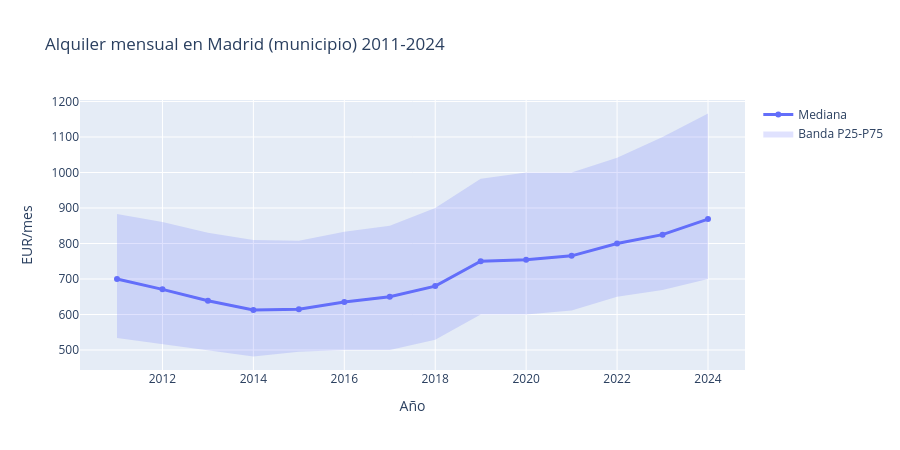

Source (notebook cell):
### Markdown cell above
## 3. Madrid: evolucion alquiler municipio + banda P25-P75

### Code cell
df_mad = query("""
    SELECT year,
        monthly_rent_median_collective as mediana,
        monthly_rent_p25_collective as p25,
        monthly_rent_p75_collective as p75,
        rent_m2_median_collective as eur_m2
    FROM rentals
    WHERE level = 'municipio' AND name = 'Madrid'
    ORDER BY year
""").to_pandas()

fig = go.Figure()
fig.add_trace(go.Scatter(
    x=df_mad["year"], y=df_mad["p75"], mode="lines", name="P75",
    line=dict(width=0), showlegend=False,
))
fig.add_trace(go.Scatter(
    x=df_mad["year"], y=df_mad["p25"], mode="lines", name="Banda P25-P75",
    fill="tonexty", fillcolor="rgba(99,110,250,0.2)", line=dict(width=0),
))
fig.add_trace(go.Scatter(
    x=df_mad["year"], y=df_mad["mediana"], mode="lines+markers", name="Mediana",
    line=dict(color="rgb(99,110,250)", width=3),
))
fig.update_layout(
    title="Alquiler mensual en Madrid (municipio) 2011-2024",
    xaxis_title="Año", yaxis_title="EUR/mes",
    hovermode="x unified", width=900, height=450,
)
fig.show()

### Figure 1 — Plotly figure (JSON) as saved in the notebook; plotly's stock layout.template omitted (floating-point values rounded to 4 significant figures)
{"data": [{"line": {"width": 0}, "mode": "lines", "name": "P75", "showlegend": false, "type": "scatter", "x": [2011, 2012, 2013, 2014, 2015, 2016, 2017, 2018, 2019, 2020, 2021, 2022, 2023, 2024], "y": [883.3, 860.9, 830.0, 810.0, 808.0, 833.3, 850.0, 900.0, 982.4, 1000.0, 1000.0, 1042.0, 1100.0, 1166.0]}, {"fill": "tonexty", "fillcolor": "rgba(99,110,250,0.2)", "line": {"width": 0}, "mode": "lines", "name": "Banda P25-P75", "type": "scatter", "x": [2011, 2012, 2013, 2014, 2015, 2016, 2017, 2018, 2019, 2020, 2021, 2022, 2023, 2024], "y": [534.0, 516.7, 497.5, 481.7, 495.0, 500.0, 500.0, 529.2, 600.0, 600.0, 611.4, 650.0, 669.2, 700.0]}, {"line": {"color": "rgb(99,110,250)", "width": 3}, "mode": "lines+markers", "name": "Mediana", "type": "scatter", "x": [2011, 2012, 2013, 2014, 2015, 2016, 2017, 2018, 2019, 2020, 2021, 2022, 2023, 2024], "y": [700.0, 670.8, 638.7, 612.7, 614.6, 635.0, 650.0, 680.0, 750.0, 754.2, 765.2, 800.0, 825.0, 868.8]}], "layout": {"height": 450, "hovermode": "x unified", "title": {"text": "Alquiler mensual en Madrid (municipio) 2011-2024"}, "width": 900, "xaxis": {"title": {"text": "Año"}}, "yaxis": {"title": {"text": "EUR/mes"}}}}
